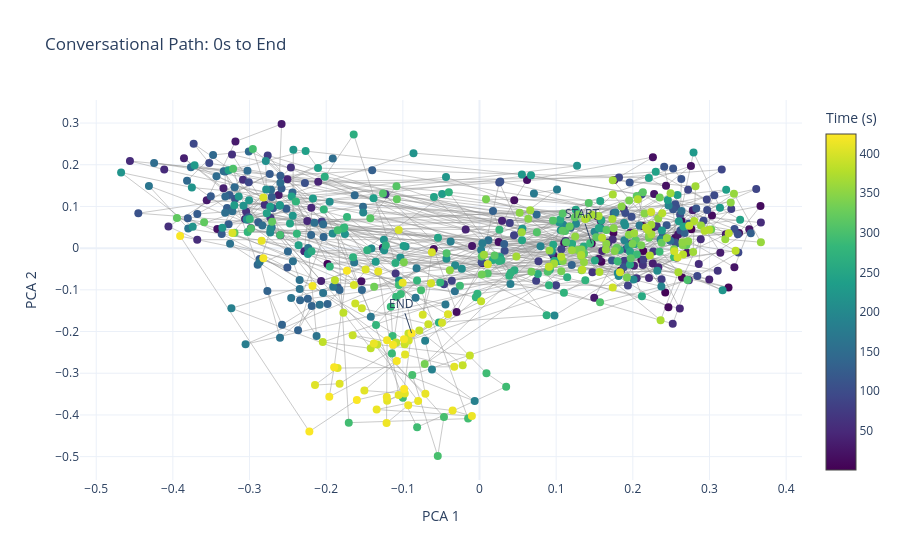

Notebook code for this chart:
### Code cell
def plot_trajectory(start_time=None, end_time=None, method='pca'):
    """
    Plots the path of the conversation over time.
    If start/end are None, it plots the ENTIRE file.
    """
    plot_df = df.copy()
    if start_time is not None:
        plot_df = plot_df[plot_df['time'] >= start_time]
    if end_time is not None:
        plot_df = plot_df[plot_df['time'] <= end_time]
    
    if plot_df.empty:
        print("No data found for the selected time range.")
        return

    x_col, y_col = f"{method}_1", f"{method}_2"
    
    fig = go.Figure()

    # The Line (Trajectory)
    fig.add_trace(go.Scatter(
        x=plot_df[x_col], y=plot_df[y_col],
        mode='lines+markers',
        line=dict(color='rgba(150, 150, 150, 0.5)', width=1),
        marker=dict(
            size=8, color=plot_df['time'], colorscale='Viridis', 
            showscale=True, colorbar=dict(title="Time (s)")
        ),
        text=[f"Time: {t:.2f}s" for t in plot_df['time']],
        hoverinfo='text'
    ))

    # Markers for start and end of the selection
    fig.add_annotation(x=plot_df[x_col].iloc[0], y=plot_df[y_col].iloc[0], text="START", showarrow=True)
    fig.add_annotation(x=plot_df[x_col].iloc[-1], y=plot_df[y_col].iloc[-1], text="END", showarrow=True)

    fig.update_layout(
        title=f"Conversational Path: {start_time if start_time else 0}s to {end_time if end_time else 'End'}",
        xaxis_title=f"{method.upper()} 1",
        yaxis_title=f"{method.upper()} 2",
        template='plotly_white'
    )
    
    fig.show()

# Example: Run for the whole file
plot_trajectory(method='pca')

### Figure 1 — Plotly figure (JSON) as saved in the notebook; plotly's stock layout.template omitted (floating-point values rounded to 4 significant figures; data arrays with more than 128 entries replaced by an {"elided": "..."} marker saying what was removed)
{"data": [{"hoverinfo": "text", "line": {"color": "rgba(150, 150, 150, 0.5)", "width": 1}, "marker": {"color": {"elided": "617 float values"}, "colorbar": {"title": {"text": "Time (s)"}}, "colorscale": [[0, "#440154"], [0.1111, "#482878"], [0.2222, "#3e4989"], [0.3333, "#31688e"], [0.4444, "#26828e"], [0.5556, "#1f9e89"], [0.6667, "#35b779"], [0.7778, "#6ece58"], [0.8889, "#b5de2b"], [1, "#fde725"]], "showscale": true, "size": 8}, "mode": "lines+markers", "text": {"elided": "617 str values"}, "type": "scatter", "x": {"elided": "617 float values"}, "y": {"elided": "617 float values"}}], "layout": {"annotations": [{"showarrow": true, "text": "START", "x": 0.1463, "y": 0.01122}, {"showarrow": true, "text": "END", "x": -0.0886, "y": -0.2038}], "title": {"text": "Conversational Path: 0s to End"}, "xaxis": {"title": {"text": "PCA 1"}}, "yaxis": {"title": {"text": "PCA 2"}}}}
